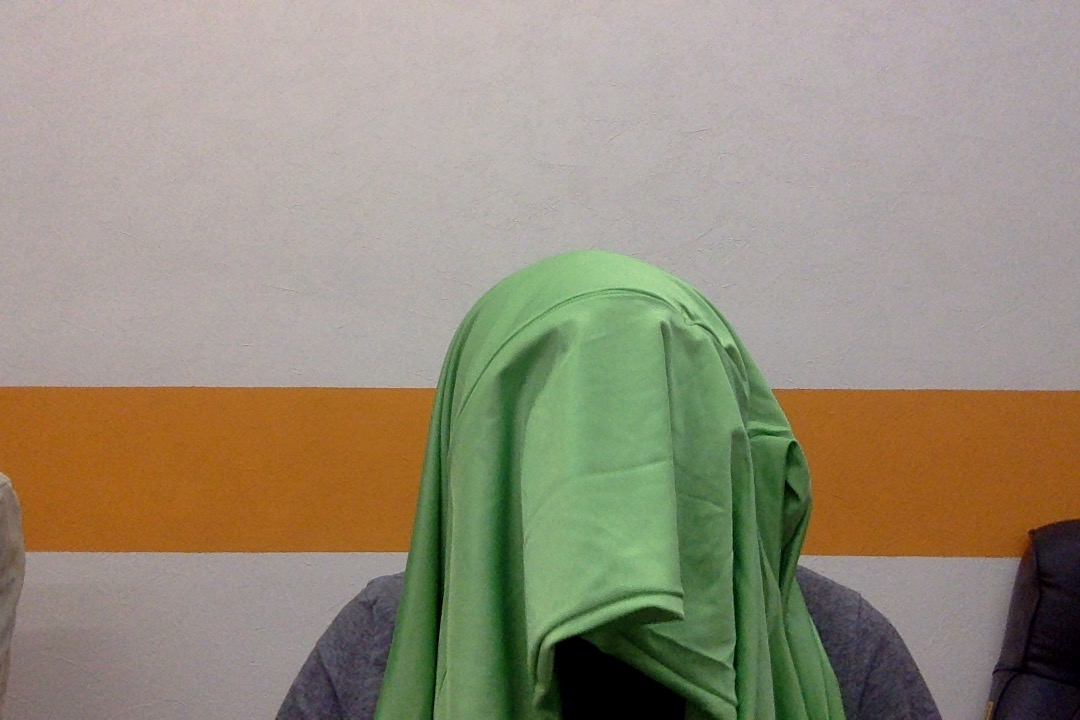
#> input picture boris.jpg, 1080 x 720 px, given in place of the camera
$ python cam.py   (older library calls are emulated)
#> lines starting #> are read from the running program, lines starting #| are printed output that depends on the picture; after the words box and inside, x2 and y2 are one past the last pixel; in counts of white or black regions, pixels touching at a corner belong together
import argparse

import numpy as np
import cv2
import time

DEBUG = True

def main(lower, upper, dyn=False):
#> called with dyn = False
    l = np.array(lower)
    u = np.array(upper)

    frame_counter = 0
    replace_bg = None

    f1_kernel = np.ones((9, 9), dtype=np.int)

    cap = cv2.VideoCapture(0)

    # set camera width and height
    cap.set(3, 1024)
    cap.set(4, 768)

    start_time = time.time()
    while(True):
        if DEBUG: it_start_time = time.time()

        _, frame = cap.read()
#> frame is the input picture: shape (720, 1080, 3); mean B, G, R 122, 141.2, 148.5

        # we need to skip a few first frames because they are corrupt
        if replace_bg is None or frame_counter < 3:
            replace_bg = frame

        #import pdb; pdb.set_trace()

        hsv = cv2.cvtColor(frame, cv2.COLOR_BGR2HSV)
#> hsv: shape (720, 1080, 3); mean H, S, V 52.5, 63.7, 156.4

        mask = cv2.inRange(hsv, l, u)
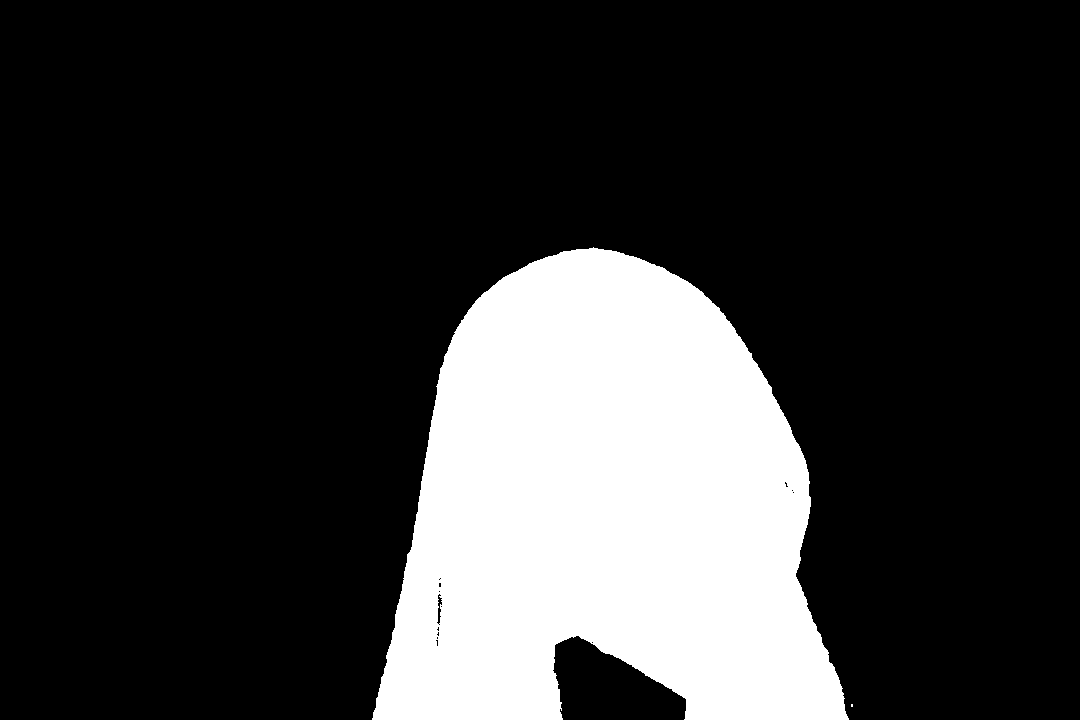
#> mask: shape (720, 1080); 20.6% white; 2 white regions (1 under 20 px), largest, box (x1, y1, x2, y2) and area: (372, 247, 849, 720) 159956

        mask = cv2.medianBlur(mask, 9)
#> mask: shape (720, 1080); 20.6% white; 1 white region, box (x1, y1, x2, y2) and area: (372, 248, 849, 720) 160070
        mask = cv2.filter2D(mask, -1, f1_kernel)
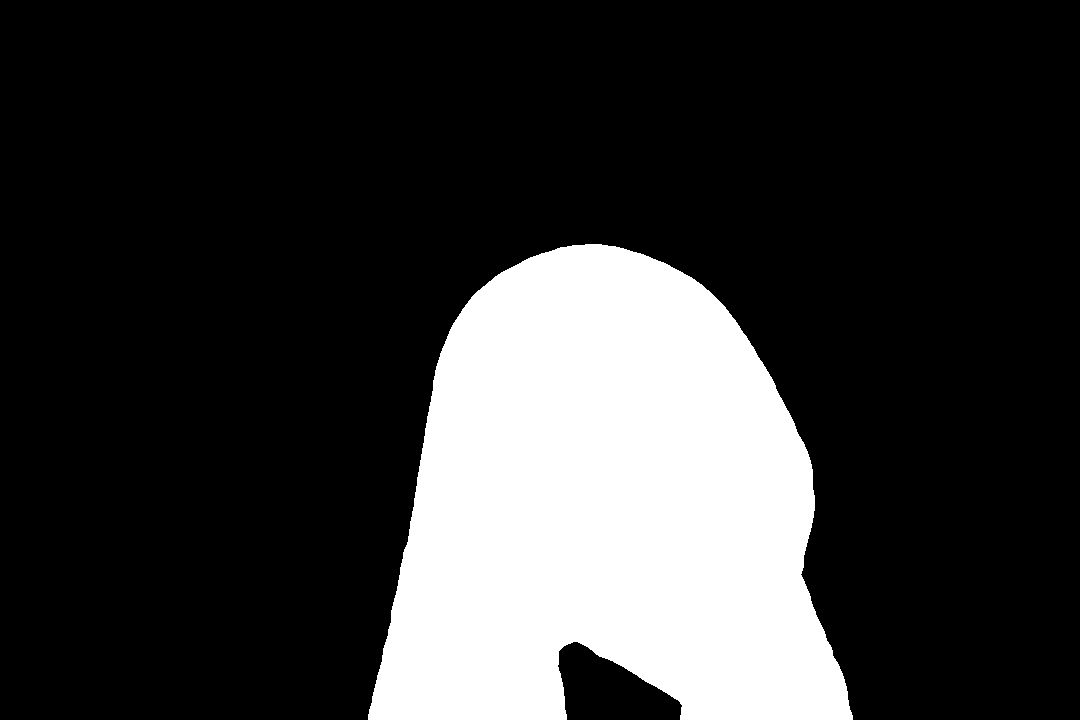
#> mask: shape (720, 1080); 21.5% white; 1 white region, box (x1, y1, x2, y2) and area: (368, 244, 853, 720) 167102
        mask_inv = cv2.bitwise_not(mask)

        bg = cv2.bitwise_and(frame, frame, mask=mask_inv)
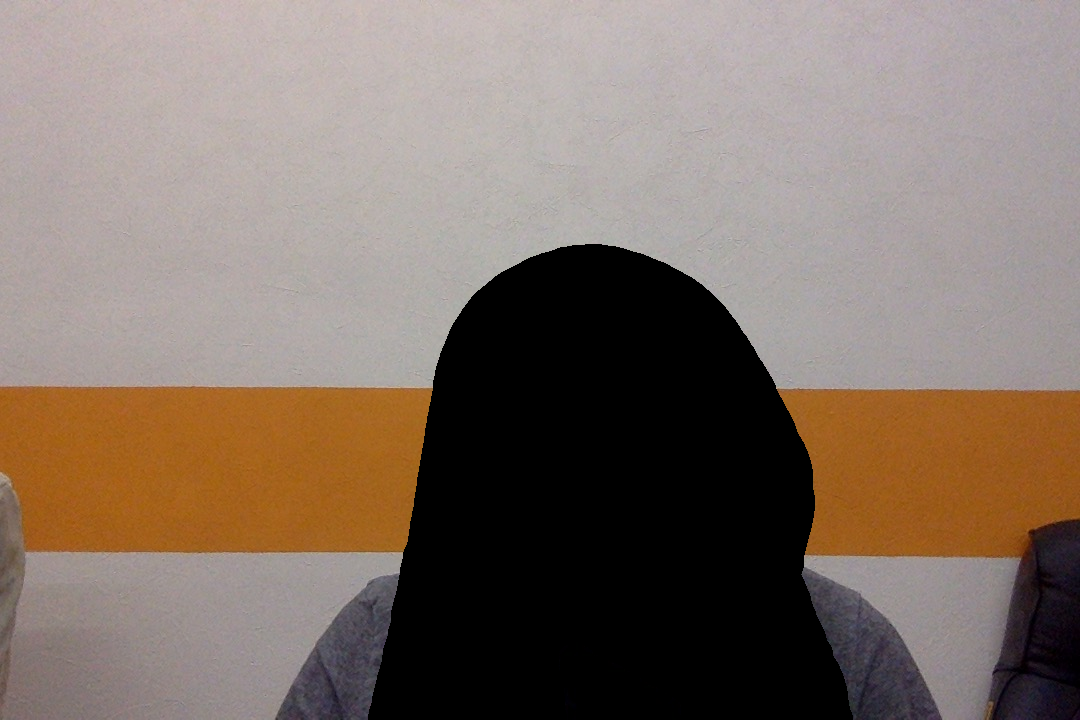
#> bg: shape (720, 1080, 3); mean B, G, R 103.5, 113.2, 128.2
        fg = cv2.bitwise_and(replace_bg, replace_bg, mask=mask)
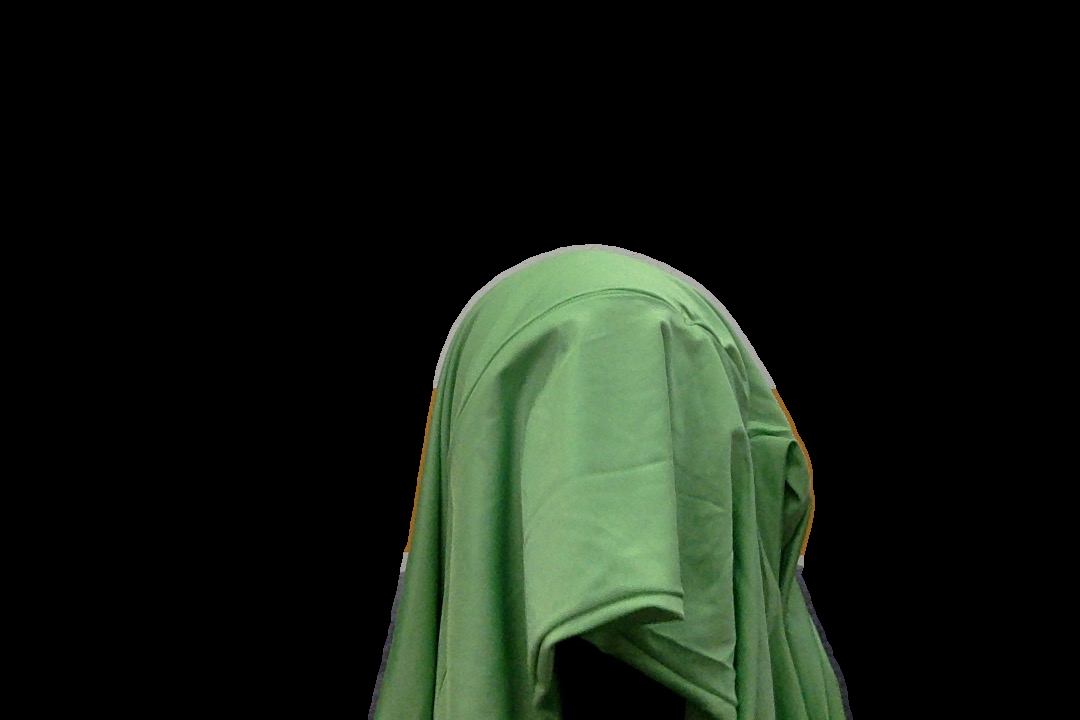
#> fg: shape (720, 1080, 3); mean B, G, R 18.4, 27.9, 20.3

        res = cv2.add(bg, fg)

        _draw_mode(res, dyn)

        #cv2.imshow('original', frame)
        #cv2.imshow('mask',mask)
        cv2.imshow('res', res)

        if dyn and frame_counter % 15 == 0:
            replace_bg = res

        frame_counter += 1

        if DEBUG: processing_elapsed_time = time.time() - it_start_time
        if DEBUG: _log_elapsed_time("Frame processing time: ", processing_elapsed_time)

        # hadle keys
        key = cv2.waitKey(25) & 0xFF
#> (key q is pressed here)
        if key == ord('q'):
            break
        elif key == ord('u'):
            # update background
            replace_bg = frame
        elif key == ord('d'):
            dyn = True
        elif key == ord('s'):
            dyn = False
            replace_bg = frame

        if DEBUG:
            processing_and_displaying_elapsed_time = time.time() - it_start_time
            _log_elapsed_time("Frame processing & displaying time: ", processing_and_displaying_elapsed_time)
            _log_elapsed_time("Frame/sec: ", frame_counter / (time.time() - start_time))

    cap.release()
    cv2.destroyAllWindows()


def _draw_mode(img, dyn):
    text = 'D' if dyn else 'S'
    font = cv2.FONT_HERSHEY_SIMPLEX
    cv2.putText(img, text, (5,25), font, 1, (255,255,255))


def _convert_hsv(h, s, v):
    return [179 / 365 * h, 255 / 100 * s, 255 / 100 * v]


def _log_elapsed_time(text, elapsed_time):
    print("{:<37}".format(text), '{:02.2f}'.format(elapsed_time))


# not used
def _find_contour(mask, res):
    _, contours, _ = cv2.findContours(mask, cv2.RETR_EXTERNAL, cv2.CHAIN_APPROX_SIMPLE)

    cnt = max(contours, key=lambda c: len(c)) if contours is not None else None

    if cnt is not None:
        rect = cv2.minAreaRect(cnt)
        box = cv2.boxPoints(rect)
        box = np.int0(box)

        cv2.drawContours(res,[box],0,(0,0,255),2)


def save_background():
    cap = cv2.VideoCapture(0)

    for _ in range(0, 25):
        cap.read()

    _, frame = cap.read()

    cv2.imwrite('background.png', frame)

    cap.release()

if __name__ == '__main__':
    parser = argparse.ArgumentParser()
    parser.add_argument('--dyn', dest='dyn', action='store_true')
    parser.set_defaults(dyn=False)
    args = parser.parse_args()

    #main(_convert_hsv(48, 6, 5), _convert_hsv(140, 200, 200))
    main(_convert_hsv(63, 10, 5), _convert_hsv(145, 140, 140), dyn=args.dyn)
